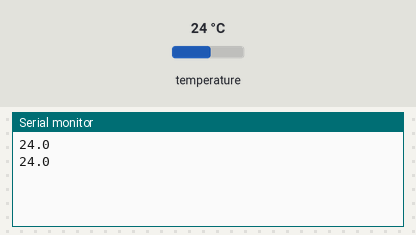
The sketch below on a simulated Arduino Uno, built with avr-gcc and run on an emulated ATmega328P. On the bench: the last lines printed to the serial monitor. The test bench sets the inputs (shaded band); at power-on: temperature 24 °C.

Above: at 7.3 s.
7.4 s: temperature set to 12 °C
At 12.9 s:
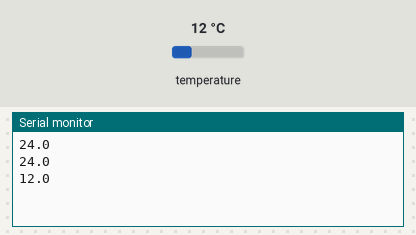
14.1 s: temperature set to 19 °C
At 18.5 s:
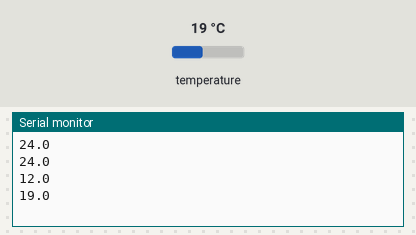
Timing chart, 0 to 20.0 s (numbered marks = the images above; inputs shaded):
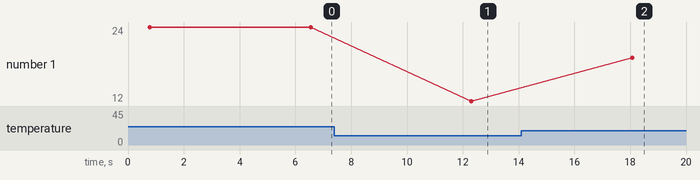

Measured:
- after the input at 7.4 s, the serial monitor: prints a new line after 4.9 s (image 1)
- after the input at 14.1 s, the serial monitor: prints a new line after 4.0 s (image 2)
- plotted number 1: 24 → 12 after the input at 7.4 s, 12 → 19 after the input at 14.1 s

The sketch:

leitura_temperatura.ino
```cpp
// VaciSmart - monitoramento de temperatura da caixa termica (prototipo)
// Sensor DS18B20 no pino 2, leitura enviada pela serial para o gateway.

#include <OneWire.h>
#include <DallasTemperature.h>

const int PINO_SENSOR = 2;

// Meta do projeto: 30000 ms (30 s).
// Nos testes do simulador usamos 5000 ms pra nao ficar esperando.
const unsigned long INTERVALO_MS = 5000;

OneWire oneWire(PINO_SENSOR);
DallasTemperature sensor(&oneWire);

void setup() {
  Serial.begin(9600);
  sensor.begin();
}

void loop() {
  sensor.requestTemperatures();
  float t = sensor.getTempCByIndex(0);

  // -127 e o valor que a biblioteca devolve quando o sensor nao responde
  if (t == DEVICE_DISCONNECTED_C) {
    Serial.println("ERRO_SENSOR");
  } else {
    Serial.println(t, 1);
  }

  delay(INTERVALO_MS);
}
```
